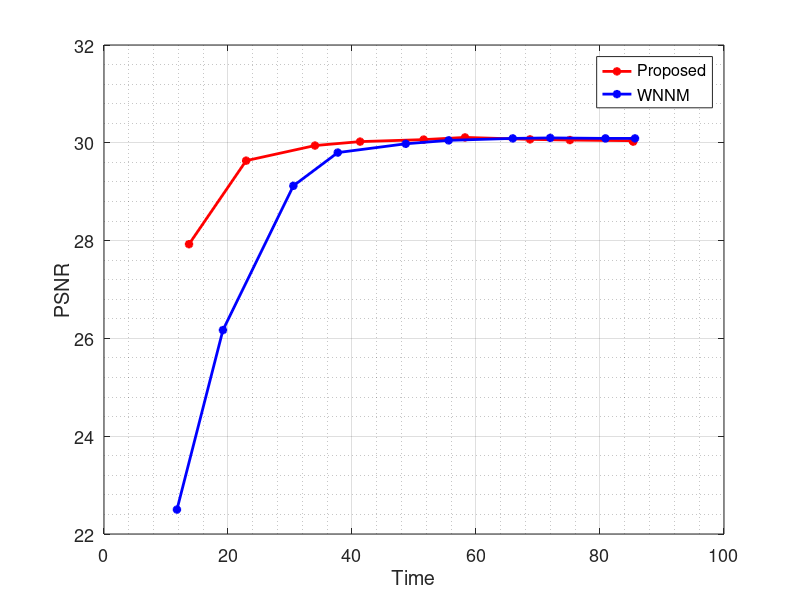

The MATLAB source for this figure:
 y_our = [27.9266291901419,29.6350121240571,29.9438943711931,30.0245045935371,30.0652589958118,30.1100926432827,30.0700684620306,30.0560207440807,30.0432808699084,30.0240826032559];
 t1 = [822.764874100001,1375.58561780000,2041.66308750000,2478.09148510000,3093.62463080000,3493.70479540000,4122.57602660000,4508.05449760000,5115.19478950000,5121.22345890000];
 y_WNNM = [22.50,26.17,29.12,29.80,29.98,30.05,30.09,30.10,30.09,30.09];
 t_WNNM = [705.97,1151.02,1832.53,2262.31,2920.15,3335.38,3956.06,4318.54,4852.72,5138.76 ];


% y_our = [27.9266291901419,29.6350121240571,29.9438943711931,30.0245045935371,30.0652589958118,30.1100926432827,30.0700684620306,30.0560207440807];
% t1 = [822.764874100001,1375.58561780000,2041.66308750000,2478.09148510000,3093.62463080000,3493.70479540000,4122.57602660000,4508.05449760000];
% y_WNNM = [22.50,26.17,29.12,29.80,29.98,30.05,30.09,30.11];
% t_WNNM = [705.97,1151.02,1832.53,2262.31,2920.15,3335.38,3956.06,4318.54];
% y_SGHP = [24.93,27.50,29.13,29.58,29.75,29.77];
% t_SGHP = [1182.02,1341.61,2702.42,2883.48,4164.95,4338.08];

plot(t1/60,y_our,'-*r','LineWidth',2); hold on;
plot(t_WNNM/60,y_WNNM,'-*b','LineWidth',2); hold on;
%plot(t_SGHP/60,y_SGHP,'-k','LineWidth',2);
set(gca,'FontSize',13)
ylabel('PSNR'); xlabel('Time');
legend('Proposed','WNNM');
grid on
grid minor